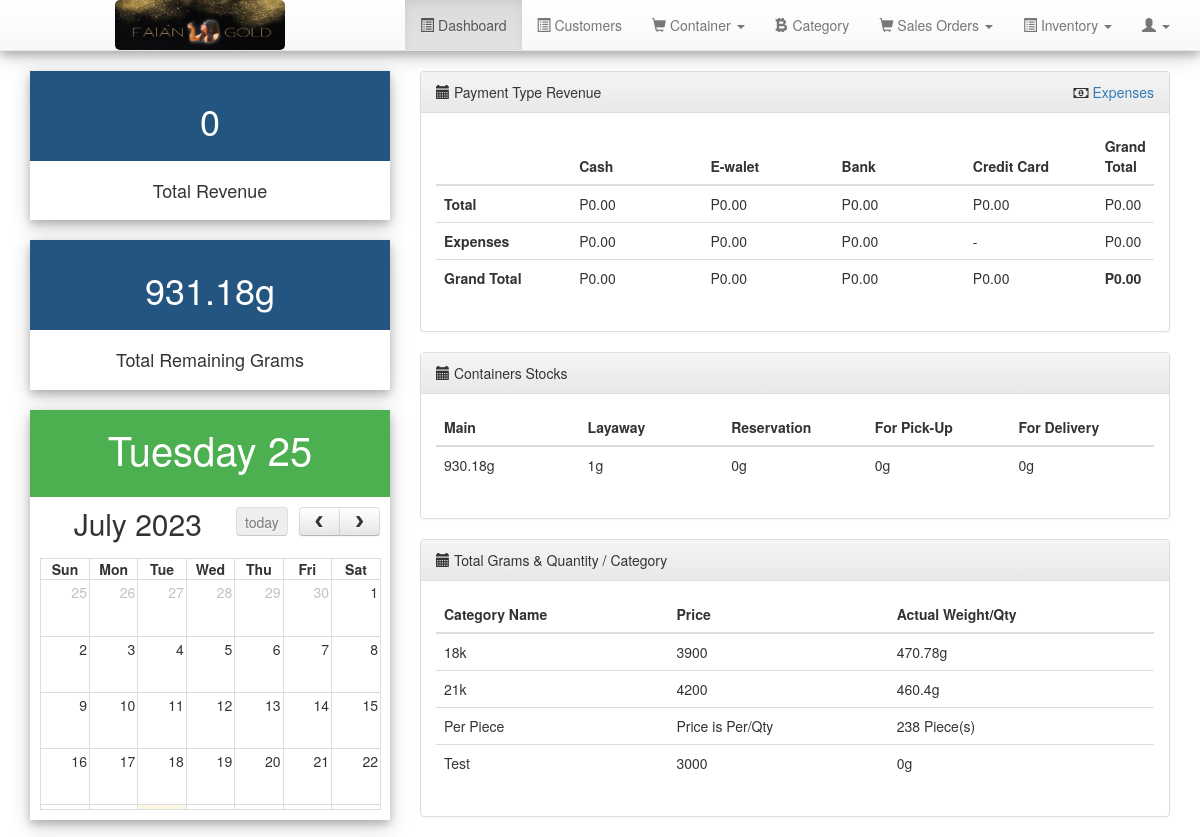
/dashboard.php (signed in), run on the app's committed database.
### tables this page shows
CREATE TABLE `brands` (
  `brand_id` int(11) NOT NULL,
  `brand_name` varchar(255) NOT NULL,
  `brand_active` int(11) NOT NULL DEFAULT '0',
  `brand_status` int(11) NOT NULL DEFAULT '0',
  `price` varchar(50) NOT NULL,
  `actual_weight` varchar(50) NOT NULL,
  `brand_type` int(20) NOT NULL
);

### php_action/core.php (called while the page is built, shortened)
<?php
$curDate = date("m/d/Y");
?>

### dashboard.php (the view, shortened to what this page needs)
<?php require_once 'includes/header.php';?>
<?php
$sqlExpensesC = "SELECT sum(amount) from expenses where date = '$curDate' and payment_type = 1 and status = 1";
$resultExpensesC = $connect->query($sqlExpensesC);
while($rowExpensesC = $resultExpensesC->fetch_row()) {
	list($cashExpenseToday) = $rowExpensesC;
	if($cashExpenseToday == ''){$cashExpenseToday = 0;}
 }
$sqlCash1 = "SELECT sum(paid) from payment_details where paid_date = '$curDate' and type='1'";
$resultCash1 = $connect->query($sqlCash1);
while($rowCash1 = $resultCash1->fetch_row()) {
	list($paid1) = $rowCash1;
 }
 $sqlCash2 = "SELECT sum(cash) from orders where order_date = '$curDate' and cash ";
 $resultCash2 = $connect->query($sqlCash2);
 while($rowCash2 = $resultCash2->fetch_row()) {
	 list($paid2) = $rowCash2;
  }
 $cashToday=$paid1+$paid2;
 $cashGT = $cashToday - $cashExpenseToday;
$sqlExpensesGC = "SELECT sum(amount) from expenses where date = '$curDate' and payment_type = 2 and status = 1";
$resultExpensesGC = $connect->query($sqlExpensesGC);
while($rowExpensesGC = $resultExpensesGC->fetch_row()) {
	list($gcashExpenseToday) = $rowExpensesGC;
	if($gcashExpenseToday == ''){$gcashExpenseToday = 0;}
 }
$sqlgCash1 = "SELECT sum(paid) from payment_details where paid_date = '$curDate' and type='2'";
$resultgCash1 = $connect->query($sqlgCash1);
while($rowgCash1 = $resultgCash1->fetch_row()) {
	list($gpaid1) = $rowgCash1;
 }
 $sqlgCash2 = "SELECT sum(gcash) from orders where order_date = '$curDate' and gcash";
 $resultgCash2 = $connect->query($sqlgCash2);
 while($rowgCash2 = $resultgCash2->fetch_row()) {
	 list($gpaid2) = $rowgCash2;
  }
 $eWalletToday=$gpaid1+$gpaid2;
 $gcashGT = $eWalletToday - $gcashExpenseToday;
$sqlExpensesB = "SELECT sum(amount) from expenses where date = '$curDate' and payment_type = 3 and status = 1";
$resultExpensesB = $connect->query($sqlExpensesB);
while($rowExpensesB = $resultExpensesB->fetch_row()) {
	list($bankExpenseToday) = $rowExpensesB;
	if($bankExpenseToday == ''){$bankExpenseToday = 0;}
 }
$sqlBank1 = "SELECT sum(paid) from payment_details where paid_date = '$curDate' and type='3'";
$resultBank1 = $connect->query($sqlBank1);
while($rowBank1 = $resultBank1->fetch_row()) {
	list($bpaid1) = $rowBank1;
 }
 $sqlBank2 = "SELECT sum(bank) from orders where order_date = '$curDate' and bank";
 $resultBank2 = $connect->query($sqlBank2);
 while($rowBank2 = $resultBank2->fetch_row()) {
	 list($bpaid2) = $rowBank2;
  }
 $bankToday=$bpaid1+$bpaid2;
 $bankGT = $bankToday - $bankExpenseToday;
$sqlCc1 = "SELECT sum(paid) from payment_details where paid_date = '$curDate' and type='4'";
$resultCc1 = $connect->query($sqlCc1);
while($rowCc1 = $resultCc1->fetch_row()) {
	list($ccpaid1) = $rowCc1;
 }
 $sqlCc2 = "SELECT sum(credit_card) from orders where order_date = '$curDate' and credit_card";
 $resultCc2 = $connect->query($sqlCc2);
 while($rowCc2 = $resultCc2->fetch_row()) {
	 list($ccpaid2) = $rowCc2;
  }
 $ccToday=$ccpaid1+$ccpaid2;
$sqlPay = "SELECT sum(paid) from payment_details where paid_date = '$curDate'";
$resultPay = $connect->query($sqlPay);
while($rowPay = $resultPay->fetch_row()) {
	list($paymentToday) = $rowPay;
 }
$sqlPayOrd = "SELECT sum(grand_total) from orders where order_date = '$curDate'";
$resultPayOrd = $connect->query($sqlPayOrd);
while($rowPayOrd = $resultPayOrd->fetch_row()) {
	list($paymentTodayOrd) = $rowPayOrd;
}
$sqlGrams = "SELECT sum(actual_weight) from brands where brand_type = 1";
$resultGrams = $connect->query($sqlGrams);
while($rowGrams = $resultGrams->fetch_row()) {
	list($totalGrams) = $rowGrams;
}
$sqlLRS = "SELECT sum(loi.quantity) from layaway_order_item loi inner join layaway_orders lo on loi.order_id = lo.order_id where lo.order_type = 1 and payment_status !=4";
$resultLRS = $connect->query($sqlLRS);
while($rowLRS = $resultLRS->fetch_row()) {
	list($layawayRS) = $rowLRS;
	$layawayRS+=0;
 }
 $sqlRRS = "SELECT sum(loi.quantity) from layaway_order_item loi inner join layaway_orders lo on loi.order_id = lo.order_id where lo.order_type = 2 and payment_status !=4";
 $resultRRS = $connect->query($sqlRRS);
 while($rowRRS = $resultRRS->fetch_row()) {
	 list($reservationRS) = $rowRRS;
	 $reservationRS+=0;
  }
$sqlPRS = "SELECT sum(loi.quantity) from layaway_order_item loi inner join layaway_orders lo on loi.order_id = lo.order_id where lo.order_type = 3 and payment_status !=4";
$resultPRS = $connect->query($sqlPRS);
while($rowPRS = $resultPRS->fetch_row()) {
	list($pickupRS) = $rowPRS;
	$pickupRS+=0;
}
$sqlDRS = "SELECT sum(loi.quantity) from layaway_order_item loi inner join layaway_orders lo on loi.order_id = lo.order_id where lo.order_type = 4 and payment_status !=4";
$resultDRS = $connect->query($sqlDRS);
while($rowDRS = $resultDRS->fetch_row()) {
	list($deliveryRS) = $rowDRS;
	$deliveryRS+=0;
}
$sqlExpenses = "SELECT sum(amount) from expenses where date = '$curDate' and status = 1";
$resultExpenses = $connect->query($sqlExpenses);
while($rowExpenses = $resultExpenses->fetch_row()) {
	list($expensesToday) = $rowExpenses;
	if($expensesToday == ''){$expensesToday=0;}
 }
$mainRS=$totalGrams - ($layawayRS+$reservationRS+$pickupRS+$deliveryRS);
$totalRevenueNoExpense = $paymentToday + $paymentTodayOrd;
$totalRevenue = ($paymentToday + $paymentTodayOrd)-$expensesToday;
?>
    <link rel="stylesheet" href="assests/plugins/fullcalendar/fullcalendar.min.css">
    <link rel="stylesheet" href="assests/plugins/fullcalendar/fullcalendar.print.css" media="print">
<div class="row">
	<div class="col-md-4">
	<?php  if(isset($_SESSION['userId']) && $_SESSION['userId']==1) {?>
		<div class="card">
		  <div class="cardHeader" style="background-color:#245580;">
		    <h1><?php if($totalRevenue) {
		    	echo 'P'.number_format($totalRevenue,2).'';
		    	} else {
		    		echo '0';
		    		} ?></h1>
		  </div>
		  <div class="cardContainer">
		    <p><h4> Total Revenue </h4></p>
		  </div>
		</div>
		<br/>
		<div class="card">
		  <div class="cardHeader" style="background-color:#245580;">
		    <h1><?php if($totalGrams) {
		    	echo $totalGrams.'g';
		    	} else {
		    		echo '0';
		    		} ?></h1>
		  </div>
		  <div class="cardContainer">
		    <p><h4> Total  Remaining Grams  </h4></p>
		  </div>
		</div>
		<?php  } ?>
		<div class="card">
		  <div class="cardHeader">
		    <p><?php echo date('l') .' '.date('d').''; ?></p>
		  </div>
		  <div class="cardContainer">
			<div id="calendar"></div>
		  </div>
		</div>
	</div>
	<?php  if(isset($_SESSION['userId']) && $_SESSION['userId']==1) {?>
	<div class="col-md-8">
		<div class="panel panel-default">
			<div class="panel-heading"> <i class="glyphicon glyphicon-calendar"></i> Payment Type Revenue
			<div class="pull-right"><i class="fa fa-money"></i> <a href="expenses.php">Expenses</a></div>
			</div>
			<div class="panel-body">
				<table class="table" id="revenueTable">
			  	<thead>
			  		<tr>
			  			<th style="width:20%;"></th>
			  			<th style="width:20%;">Cash</th>
			  			<th style="width:20%;">E-walet</th>
			  			<th style="width:20%;">Bank</th>
			  			<th style="width:20%;">Credit Card</th>
			  			<th style="width:20%;">Grand Total</th>
			  		</tr>
			  	</thead>
			  	<tbody>
						<tr>
							<th>Total</th>
							<td><?php echo 'P'.number_format($cashToday,2).'';?> </td>
							<td><?php echo 'P'.number_format($eWalletToday,2).'';?></td>
							<td><?php echo 'P'.number_format($bankToday,2).'';?></td>
							<td><?php echo 'P'.number_format($ccToday,2).'';?></td>
							<td><?php echo 'P'.number_format($totalRevenueNoExpense,2).'';?></td>
						</tr>
						<tr>
							<th>Expenses</th>
							<td><?php echo 'P'.number_format($cashExpenseToday,2).'';?> </td>
							<td><?php echo 'P'.number_format($gcashExpenseToday,2).'';?></td>
							<td><?php echo 'P'.number_format($bankExpenseToday,2).'';?></td>
							<td>-</td>
							<td><?php echo 'P'.number_format($expensesToday,2).'';?></td>
						</tr>
						<tr>
							<th>Grand Total</th>
							<td><?php echo 'P'.number_format($cashGT,2).'';?> </td>
							<td><?php echo 'P'.number_format($gcashGT,2).'';?></td>
							<td><?php echo 'P'.number_format($bankGT,2).'';?></td>
							<td><?php echo 'P'.number_format($ccToday,2).'';?></td>
							<th><?php echo 'P'.number_format($totalRevenue,2).'';?></th>
						</tr>
				</tbody>
				</table>
			</div>
		</div>
		<div class="panel panel-default">
			<div class="panel-heading"> <i class="glyphicon glyphicon-calendar"></i> Containers Stocks</div>
			<div class="panel-body">
				<table class="table" id="productTable">
			  	<thead>
			  		<tr>
			  			<th style="width:20%;">Main</th>
			  			<th style="width:20%;">Layaway</th>
			  			<th style="width:20%;">Reservation</th>
			  			<th style="width:20%;">For Pick-Up</th>
			  			<th style="width:20%;">For Delivery</th>
			  		</tr>
			  	</thead>
			  	<tbody>
						<tr>
							<td><?php echo ''.$mainRS.'g';?> </td>
							<td><?php echo ''.$layawayRS.'g';?> </td>
							<td><?php echo ''.$reservationRS.'g';?></td>
							<td><?php echo ''.$pickupRS.'g';?></td>
							<td><?php echo ''.$deliveryRS.'g';?></td>
						</tr>
				</tbody>
				</table>
			</div>
		</div>
			<div class="panel panel-default">
				<div class="panel-heading"> <i class="glyphicon glyphicon-calendar"></i> Total Grams & Quantity / Category</div>
				<div class="panel-body">
				<table class="table">
					<thead>
						<tr>
							<th>Category Name</th>
							<th>Price</th>
							<th>Actual Weight/Qty</th>
						</tr>
						<?php
							$sqltotalGQs = "SELECT brand_name, price, actual_weight, brand_type FROM brands WHERE brand_status = 1";
							$resulttotalGQ = $connect->query($sqltotalGQs);
							while($rowtotalGQ = $resulttotalGQ->fetch_row()) {
								list($brand_name, $price, $actual_weight, $brand_type) = $rowtotalGQ;
								$actual_weight = number_format($actual_weight,2)+0;
								if($brand_type == 2){
									$price = "Price is Per/Qty";
									$sku = " Piece(s)";
								} else {
									$sku = "g";
								}
								echo"<tr>
									<td>$brand_name </td>
									<td>$price</td>
									<td>$actual_weight$sku</td>
								</tr>";
							}
						?>
					</thead>
				</table>
			</div>
		</div>
	</div>
	<?php } ?>
</div>
<?php
require_once 'includes/footer.php'; ?>

### custom/css/custom.css (style rules this page uses)
div.card { width: 100%; box-shadow: 0 4px 8px 0 rgba(0, 0, 0, 0.2), 0 6px 20px 0 rgba(0, 0, 0, 0.19); text-align: center; }
div.cardHeader { background-color: #4CAF50; color: white; padding: 10px; font-size: 40px; }
div.cardContainer { padding: 10px; }

### data on the page
brands: brand_name "18k", price "3900", actual_weight "470.78", brand_type "g"
brands: brand_name "21k", price "4200", actual_weight "460.4", brand_type "g"
brands: brand_name "Per Piece", brand_type "Price is Per/Qty", actual_weight "238", brand_type "Piece(s)"
brands: brand_name "Test", price "3000", actual_weight "0", brand_type "g"

### other printed values
$totalGrams "931.18"
$cashToday "0.00"
$eWalletToday "0.00"
$bankToday "0.00"
$ccToday "0.00"
$totalRevenueNoExpense "0.00"
$cashExpenseToday "0.00"
$gcashExpenseToday "0.00"
$bankExpenseToday "0.00"
$expensesToday "0.00"
$cashGT "0.00"
$gcashGT "0.00"
$bankGT "0.00"
$totalRevenue "0.00"
$mainRS "930.18"
